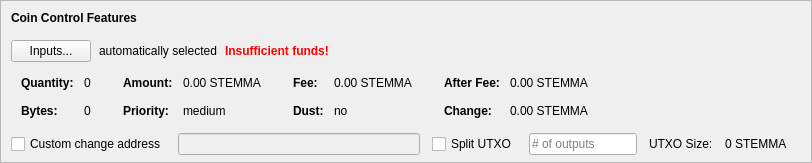
    <widget class="QFrame" name="frameCoinControl">
     <property name="sizePolicy">
      <sizepolicy hsizetype="Expanding" vsizetype="Expanding">
       <horstretch>0</horstretch>
       <verstretch>0</verstretch>
      </sizepolicy>
     </property>
     <property name="maximumSize">
      <size>
       <width>16777215</width>
       <height>16777215</height>
      </size>
     </property>
     <property name="frameShape">
      <enum>QFrame::StyledPanel</enum>
     </property>
     <property name="frameShadow">
      <enum>QFrame::Sunken</enum>
     </property>
     <layout class="QVBoxLayout" name="verticalLayoutCoinControl2">
      <property name="spacing">
       <number>0</number>
      </property>
      <property name="leftMargin">
       <number>0</number>
      </property>
      <property name="topMargin">
       <number>0</number>
      </property>
      <property name="rightMargin">
       <number>0</number>
      </property>
      <property name="bottomMargin">
       <number>6</number>
      </property>
      <item>
       <layout class="QVBoxLayout" name="verticalLayoutCoinControl" stretch="0,0,0,0,1">
        <property name="spacing">
         <number>0</number>
        </property>
        <property name="leftMargin">
         <number>10</number>
        </property>
        <property name="topMargin">
         <number>10</number>
        </property>
        <item>
         <layout class="QHBoxLayout" name="horizontalLayoutCoinControl1">
          <property name="bottomMargin">
           <number>15</number>
          </property>
          <item>
           <widget class="QLabel" name="labelCoinControlFeatures">
            <property name="sizePolicy">
             <sizepolicy hsizetype="Preferred" vsizetype="Maximum">
              <horstretch>0</horstretch>
              <verstretch>0</verstretch>
             </sizepolicy>
            </property>
            <property name="font">
             <font>
              <weight>75</weight>
              <bold>true</bold>
             </font>
            </property>
            <property name="styleSheet">
             <string notr="true">font-weight:bold;</string>
            </property>
            <property name="text">
             <string>Coin Control Features</string>
            </property>
           </widget>
          </item>
         </layout>
        </item>
        <item>
         <layout class="QHBoxLayout" name="horizontalLayoutCoinControl2" stretch="0,0,0,0">
          <property name="spacing">
           <number>8</number>
          </property>
          <property name="bottomMargin">
           <number>10</number>
          </property>
          <item>
           <widget class="QPushButton" name="pushButtonCoinControl">
            <property name="styleSheet">
             <string notr="true"/>
            </property>
            <property name="text">
             <string>Inputs...</string>
            </property>
            <property name="autoDefault">
             <bool>false</bool>
            </property>
           </widget>
          </item>
          <item>
           <widget class="QLabel" name="labelCoinControlAutomaticallySelected">
            <property name="text">
             <string>automatically selected</string>
            </property>
            <property name="margin">
             <number>5</number>
            </property>
           </widget>
          </item>
          <item>
           <widget class="QLabel" name="labelCoinControlInsuffFunds">
            <property name="font">
             <font>
              <weight>75</weight>
              <bold>true</bold>
             </font>
            </property>
            <property name="styleSheet">
             <string notr="true">color:red;font-weight:bold;</string>
            </property>
            <property name="text">
             <string>Insufficient funds!</string>
            </property>
            <property name="margin">
             <number>5</number>
            </property>
           </widget>
          </item>
          <item>
           <spacer name="horizontalSpacerCoinControl">
            <property name="orientation">
             <enum>Qt::Horizontal</enum>
            </property>
            <property name="sizeHint" stdset="0">
             <size>
              <width>40</width>
              <height>1</height>
             </size>
            </property>
           </spacer>
          </item>
         </layout>
        </item>
        <item>
         <widget class="QWidget" name="widgetCoinControl" native="true">
          <property name="sizePolicy">
           <sizepolicy hsizetype="Preferred" vsizetype="Preferred">
            <horstretch>0</horstretch>
            <verstretch>0</verstretch>
           </sizepolicy>
          </property>
          <property name="minimumSize">
           <size>
            <width>0</width>
            <height>0</height>
           </size>
          </property>
          <property name="styleSheet">
           <string notr="true"/>
          </property>
          <layout class="QHBoxLayout" name="horizontalLayoutCoinControl5">
           <property name="leftMargin">
            <number>0</number>
           </property>
           <property name="topMargin">
            <number>0</number>
           </property>
           <property name="rightMargin">
            <number>0</number>
           </property>
           <property name="bottomMargin">
            <number>0</number>
           </property>
           <item>
            <layout class="QHBoxLayout" name="horizontalLayoutCoinControl3" stretch="0,0,0,1">
             <property name="spacing">
              <number>20</number>
             </property>
             <property name="topMargin">
              <number>0</number>
             </property>
             <property name="bottomMargin">
              <number>10</number>
             </property>
             <item>
              <layout class="QFormLayout" name="formLayoutCoinControl1">
               <property name="horizontalSpacing">
                <number>10</number>
               </property>
               <property name="verticalSpacing">
                <number>14</number>
               </property>
               <property name="leftMargin">
                <number>10</number>
               </property>
               <property name="topMargin">
                <number>4</number>
               </property>
               <property name="rightMargin">
                <number>6</number>
               </property>
               <item row="0" column="0">
                <widget class="QLabel" name="labelCoinControlQuantityText">
                 <property name="font">
                  <font>
                   <weight>75</weight>
                   <bold>true</bold>
                  </font>
                 </property>
                 <property name="text">
                  <string>Quantity:</string>
                 </property>
                 <property name="margin">
                  <number>0</number>
                 </property>
                </widget>
               </item>
               <item row="0" column="1">
                <widget class="QLabel" name="labelCoinControlQuantity">
                 <property name="cursor">
                  <cursorShape>IBeamCursor</cursorShape>
                 </property>
                 <property name="contextMenuPolicy">
                  <enum>Qt::ActionsContextMenu</enum>
                 </property>
                 <property name="text">
                  <string notr="true">0</string>
                 </property>
                 <property name="margin">
                  <number>0</number>
                 </property>
                 <property name="textInteractionFlags">
                  <set>Qt::LinksAccessibleByMouse|Qt::TextSelectableByKeyboard|Qt::TextSelectableByMouse</set>
                 </property>
                </widget>
               </item>
               <item row="1" column="0">
                <widget class="QLabel" name="labelCoinControlBytesText">
                 <property name="font">
                  <font>
                   <weight>75</weight>
                   <bold>true</bold>
                  </font>
                 </property>
                 <property name="text">
                  <string>Bytes:</string>
                 </property>
                </widget>
               </item>
               <item row="1" column="1">
                <widget class="QLabel" name="labelCoinControlBytes">
                 <property name="cursor">
                  <cursorShape>IBeamCursor</cursorShape>
                 </property>
                 <property name="contextMenuPolicy">
                  <enum>Qt::ActionsContextMenu</enum>
                 </property>
                 <property name="text">
                  <string notr="true">0</string>
                 </property>
                 <property name="textInteractionFlags">
                  <set>Qt::LinksAccessibleByMouse|Qt::TextSelectableByKeyboard|Qt::TextSelectableByMouse</set>
                 </property>
                </widget>
               </item>
              </layout>
             </item>
             <item>
              <layout class="QFormLayout" name="formLayoutCoinControl2">
               <property name="horizontalSpacing">
                <number>10</number>
               </property>
               <property name="verticalSpacing">
                <number>14</number>
               </property>
               <property name="leftMargin">
                <number>6</number>
               </property>
               <property name="topMargin">
                <number>4</number>
               </property>
               <property name="rightMargin">
                <number>6</number>
               </property>
               <item row="0" column="0">
                <widget class="QLabel" name="labelCoinControlAmountText">
                 <property name="font">
                  <font>
                   <weight>75</weight>
                   <bold>true</bold>
                  </font>
                 </property>
                 <property name="text">
                  <string>Amount:</string>
                 </property>
                 <property name="margin">
                  <number>0</number>
                 </property>
                </widget>
               </item>
               <item row="0" column="1">
                <widget class="QLabel" name="labelCoinControlAmount">
                 <property name="cursor">
                  <cursorShape>IBeamCursor</cursorShape>
                 </property>
                 <property name="contextMenuPolicy">
                  <enum>Qt::ActionsContextMenu</enum>
                 </property>
                 <property name="text">
                  <string notr="true">0.00 STEMMA</string>
                 </property>
                 <property name="textInteractionFlags">
                  <set>Qt::LinksAccessibleByMouse|Qt::TextSelectableByKeyboard|Qt::TextSelectableByMouse</set>
                 </property>
                </widget>
               </item>
               <item row="1" column="0">
                <widget class="QLabel" name="labelCoinControlPriorityText">
                 <property name="font">
                  <font>
                   <weight>75</weight>
                   <bold>true</bold>
                  </font>
                 </property>
                 <property name="text">
                  <string>Priority:</string>
                 </property>
                </widget>
               </item>
               <item row="1" column="1">
                <widget class="QLabel" name="labelCoinControlPriority">
                 <property name="cursor">
                  <cursorShape>IBeamCursor</cursorShape>
                 </property>
                 <property name="contextMenuPolicy">
                  <enum>Qt::ActionsContextMenu</enum>
                 </property>
                 <property name="text">
                  <string>medium</string>
                 </property>
                 <property name="textInteractionFlags">
                  <set>Qt::LinksAccessibleByMouse|Qt::TextSelectableByKeyboard|Qt::TextSelectableByMouse</set>
                 </property>
                </widget>
               </item>
              </layout>
             </item>
             <item>
              <layout class="QFormLayout" name="formLayoutCoinControl3">
               <property name="horizontalSpacing">
                <number>10</number>
               </property>
               <property name="verticalSpacing">
                <number>14</number>
               </property>
               <property name="leftMargin">
                <number>6</number>
               </property>
               <property name="topMargin">
                <number>4</number>
               </property>
               <property name="rightMargin">
                <number>6</number>
               </property>
               <item row="0" column="0">
                <widget class="QLabel" name="labelCoinControlFeeText">
                 <property name="font">
                  <font>
                   <weight>75</weight>
                   <bold>true</bold>
                  </font>
                 </property>
                 <property name="text">
                  <string>Fee:</string>
                 </property>
                 <property name="margin">
                  <number>0</number>
                 </property>
                </widget>
               </item>
               <item row="0" column="1">
                <widget class="QLabel" name="labelCoinControlFee">
                 <property name="cursor">
                  <cursorShape>IBeamCursor</cursorShape>
                 </property>
                 <property name="contextMenuPolicy">
                  <enum>Qt::ActionsContextMenu</enum>
                 </property>
                 <property name="text">
                  <string notr="true">0.00 STEMMA</string>
                 </property>
                 <property name="textInteractionFlags">
                  <set>Qt::LinksAccessibleByMouse|Qt::TextSelectableByKeyboard|Qt::TextSelectableByMouse</set>
                 </property>
                </widget>
               </item>
               <item row="1" column="0">
                <widget class="QLabel" name="labelCoinControlLowOutputText">
                 <property name="font">
                  <font>
                   <weight>75</weight>
                   <bold>true</bold>
                  </font>
                 </property>
                 <property name="text">
                  <string>Dust:</string>
                 </property>
                </widget>
               </item>
               <item row="1" column="1">
                <widget class="QLabel" name="labelCoinControlLowOutput">
                 <property name="cursor">
                  <cursorShape>IBeamCursor</cursorShape>
                 </property>
                 <property name="contextMenuPolicy">
                  <enum>Qt::ActionsContextMenu</enum>
                 </property>
                 <property name="text">
                  <string>no</string>
                 </property>
                 <property name="textInteractionFlags">
                  <set>Qt::LinksAccessibleByMouse|Qt::TextSelectableByKeyboard|Qt::TextSelectableByMouse</set>
                 </property>
                </widget>
               </item>
              </layout>
             </item>
             <item>
              <layout class="QFormLayout" name="formLayoutCoinControl4">
               <property name="horizontalSpacing">
                <number>10</number>
               </property>
               <property name="verticalSpacing">
                <number>14</number>
               </property>
               <property name="leftMargin">
                <number>6</number>
               </property>
               <property name="topMargin">
                <number>4</number>
               </property>
               <property name="rightMargin">
                <number>6</number>
               </property>
               <item row="0" column="0">
                <widget class="QLabel" name="labelCoinControlAfterFeeText">
                 <property name="font">
                  <font>
                   <weight>75</weight>
                   <bold>true</bold>
                  </font>
                 </property>
                 <property name="text">
                  <string>After Fee:</string>
                 </property>
                 <property name="margin">
                  <number>0</number>
                 </property>
                </widget>
               </item>
               <item row="0" column="1">
                <widget class="QLabel" name="labelCoinControlAfterFee">
                 <property name="cursor">
                  <cursorShape>IBeamCursor</cursorShape>
                 </property>
                 <property name="contextMenuPolicy">
                  <enum>Qt::ActionsContextMenu</enum>
                 </property>
                 <property name="text">
                  <string notr="true">0.00 STEMMA</string>
                 </property>
                 <property name="textInteractionFlags">
                  <set>Qt::LinksAccessibleByMouse|Qt::TextSelectableByKeyboard|Qt::TextSelectableByMouse</set>
                 </property>
                </widget>
               </item>
               <item row="1" column="0">
                <widget class="QLabel" name="labelCoinControlChangeText">
                 <property name="font">
                  <font>
                   <weight>75</weight>
                   <bold>true</bold>
                  </font>
                 </property>
                 <property name="text">
                  <string>Change:</string>
                 </property>
                </widget>
               </item>
               <item row="1" column="1">
                <widget class="QLabel" name="labelCoinControlChange">
                 <property name="cursor">
                  <cursorShape>IBeamCursor</cursorShape>
                 </property>
                 <property name="contextMenuPolicy">
                  <enum>Qt::ActionsContextMenu</enum>
                 </property>
                 <property name="text">
                  <string notr="true">0.00 STEMMA</string>
                 </property>
                 <property name="textInteractionFlags">
                  <set>Qt::LinksAccessibleByMouse|Qt::TextSelectableByKeyboard|Qt::TextSelectableByMouse</set>
                 </property>
                </widget>
               </item>
              </layout>
             </item>
            </layout>
           </item>
          </layout>
         </widget>
        </item>
        <item>
         <layout class="QHBoxLayout" name="horizontalLayoutCoinControl4" stretch="0,0,0,0,0,0,0">
          <property name="spacing">
           <number>12</number>
          </property>
          <property name="sizeConstraint">
           <enum>QLayout::SetDefaultConstraint</enum>
          </property>
          <property name="topMargin">
           <number>5</number>
          </property>
          <property name="rightMargin">
           <number>5</number>
          </property>
          <item>
           <widget class="QCheckBox" name="checkBoxCoinControlChange">
            <property name="toolTip">
             <string>If this is activated, but the change address is empty or invalid, change will be sent to a newly generated address.</string>
            </property>
            <property name="text">
             <string>Custom change address</string>
            </property>
           </widget>
          </item>
          <item>
           <widget class="QValidatedLineEdit" name="lineEditCoinControlChange">
            <property name="enabled">
             <bool>false</bool>
            </property>
            <property name="sizePolicy">
             <sizepolicy hsizetype="Expanding" vsizetype="Fixed">
              <horstretch>0</horstretch>
              <verstretch>0</verstretch>
             </sizepolicy>
            </property>
           </widget>
          </item>
          <item>
           <widget class="QCheckBox" name="splitBlockCheckBox">
            <property name="text">
             <string>Split UTXO</string>
            </property>
           </widget>
          </item>
          <item>
           <widget class="QLineEdit" name="splitBlockLineEdit">
            <property name="sizePolicy">
             <sizepolicy hsizetype="Fixed" vsizetype="Fixed">
              <horstretch>50</horstretch>
              <verstretch>0</verstretch>
             </sizepolicy>
            </property>
            <property name="placeholderText">
             <string># of outputs</string>
            </property>
           </widget>
          </item>
          <item>
           <widget class="QLabel" name="labelBlockSizeText">
            <property name="text">
             <string>UTXO Size:</string>
            </property>
           </widget>
          </item>
          <item>
           <widget class="QLabel" name="labelBlockSize">
            <property name="text">
             <string>0 STEMMA</string>
            </property>
           </widget>
          </item>
          <item>
           <widget class="QLabel" name="labelCoinControlChangeLabel">
            <property name="sizePolicy">
             <sizepolicy hsizetype="Preferred" vsizetype="Expanding">
              <horstretch>0</horstretch>
              <verstretch>0</verstretch>
             </sizepolicy>
            </property>
            <property name="minimumSize">
             <size>
              <width>0</width>
              <height>0</height>
             </size>
            </property>
            <property name="text">
             <string/>
            </property>
            <property name="margin">
             <number>3</number>
            </property>
           </widget>
          </item>
         </layout>
        </item>
        <item>
         <spacer name="verticalSpacerCoinControl">
          <property name="orientation">
           <enum>Qt::Vertical</enum>
          </property>
          <property name="sizeHint" stdset="0">
           <size>
            <width>800</width>
            <height>1</height>
           </size>
          </property>
         </spacer>
        </item>
       </layout>
      </item>
     </layout>
    </widget>
